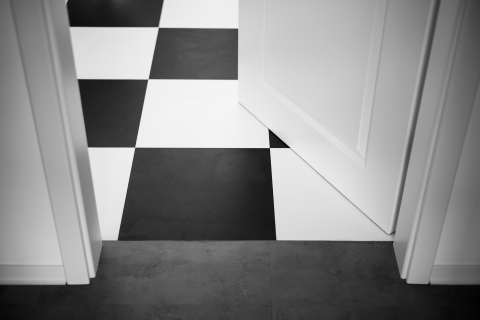
#> input picture Blatt_07_BVM/p07_ecken.png, 480 x 320 px
$ python corners.py   (older library calls are emulated)
#> lines starting #> are read from the running program, lines starting #| are printed output that depends on the picture; after the words box and inside, x2 and y2 are one past the last pixel; in counts of white or black regions, pixels touching at a corner belong together
#> further down, image is the input picture: shape (320, 480, 3); min 1, max 246, mean 135.8
import cv2
import numpy as np


def corner_detection(img, alpha):
    # Convert image to grayscale
#> called with alpha = 1000
    gray = cv2.cvtColor(img, cv2.COLOR_BGR2GRAY)

    # Calculate derivatives using Sobel operator
    dx = cv2.Sobel(gray, cv2.CV_64F, 1, 0)
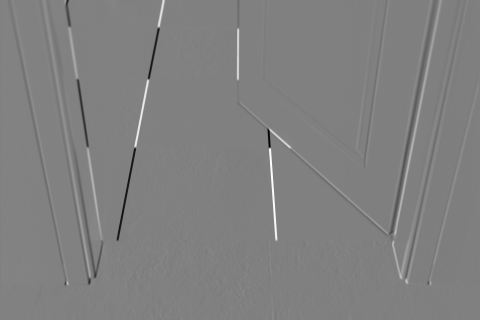
#> dx: shape (320, 480) float64; min -836, max 820, mean -0.5; drawn with min black and max white
    dy = cv2.Sobel(gray, cv2.CV_64F, 0, 1)
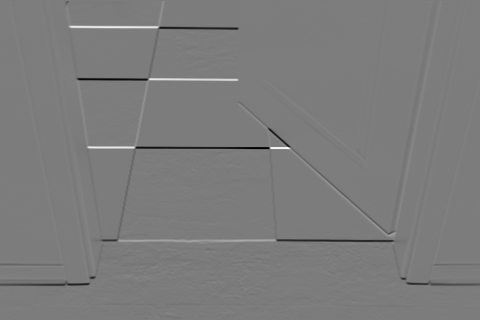
#> dy: shape (320, 480) float64; min -809, max 845, mean -2.4; drawn with min black and max white

    # Calculate entries of matrix S using a 5x5 box filter
    IxIx = cv2.boxFilter(dx * dx, cv2.CV_64F, (5, 5))
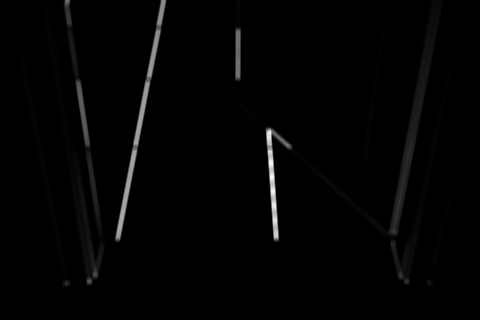
#> IxIx: shape (320, 480) float64; min 0, max 252303.2, mean 3409.7; drawn with min black and max white
    IxIy = cv2.boxFilter(dx * dy, cv2.CV_64F, (5, 5))
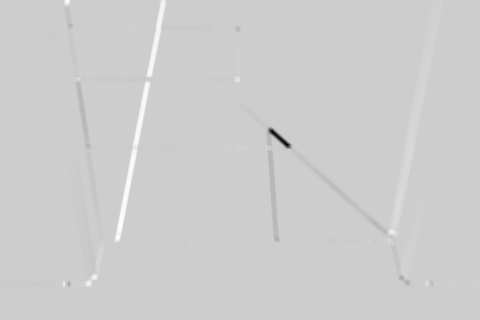
#> IxIy: shape (320, 480) float64; min -132930.8, max 32076.2, mean 34.6; drawn with min black and max white
    IyIy = cv2.boxFilter(dy * dy, cv2.CV_64F, (5, 5))

    # Calculate eigenvalues for each pixel
    det_S = IxIx * IyIy - IxIy ** 2
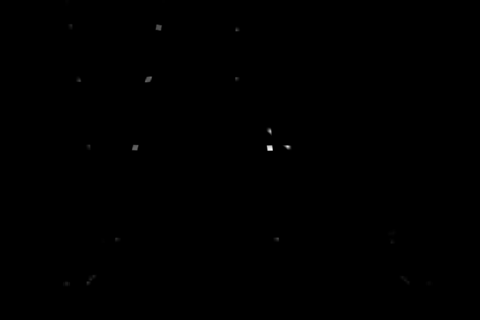
#> det_S: shape (320, 480) float64; min 0, max 2.61e+10, mean 17435672.9; drawn with min black and max white
    trace_S = IxIx + IyIy
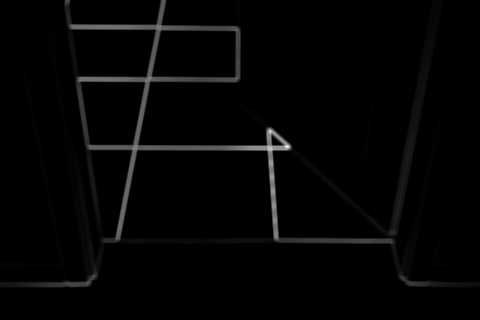
#> trace_S: shape (320, 480) float64; min 0, max 412098.4, mean 7228.5; drawn with min black and max white
    lambda_1 = 0.5 * (trace_S + np.sqrt(trace_S ** 2 - 4 * det_S))
    lambda_2 = 0.5 * (trace_S - np.sqrt(trace_S ** 2 - 4 * det_S))

    # Find corner positions
    corners = np.argwhere(np.minimum(lambda_1, lambda_2) > alpha)
#> corners = 1198 pairs, first value 0 to 286, second value 59 to 436

    # Draw circles at the corner positions
    result = np.copy(img)
    for corner in corners:
        cv2.circle(result, (corner[1], corner[0]), 1, (0, 0, 255), -1)
#> this loop made 1198 passes
#> corner on passes 1 to 3: [0, 64], [0, 65], [0, 66]
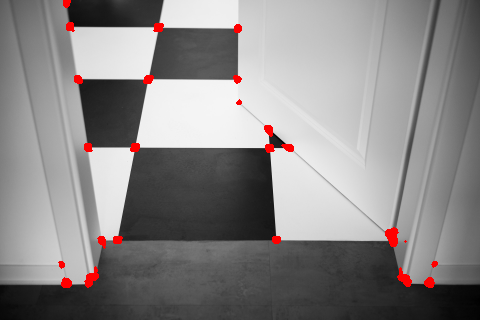
#> result: shape (320, 480, 3); 1.21% of pixels changed, all inside (x1, y1, x2, y2) = (58, 0, 438, 288)

    return result


alpha = 1000

# Example usage
image = cv2.imread("p07_ecken.png")
corners = corner_detection(image, alpha)

# Display the result
cv2.imshow("Corner Detection", corners)
cv2.waitKey(0)
cv2.destroyAllWindows()
